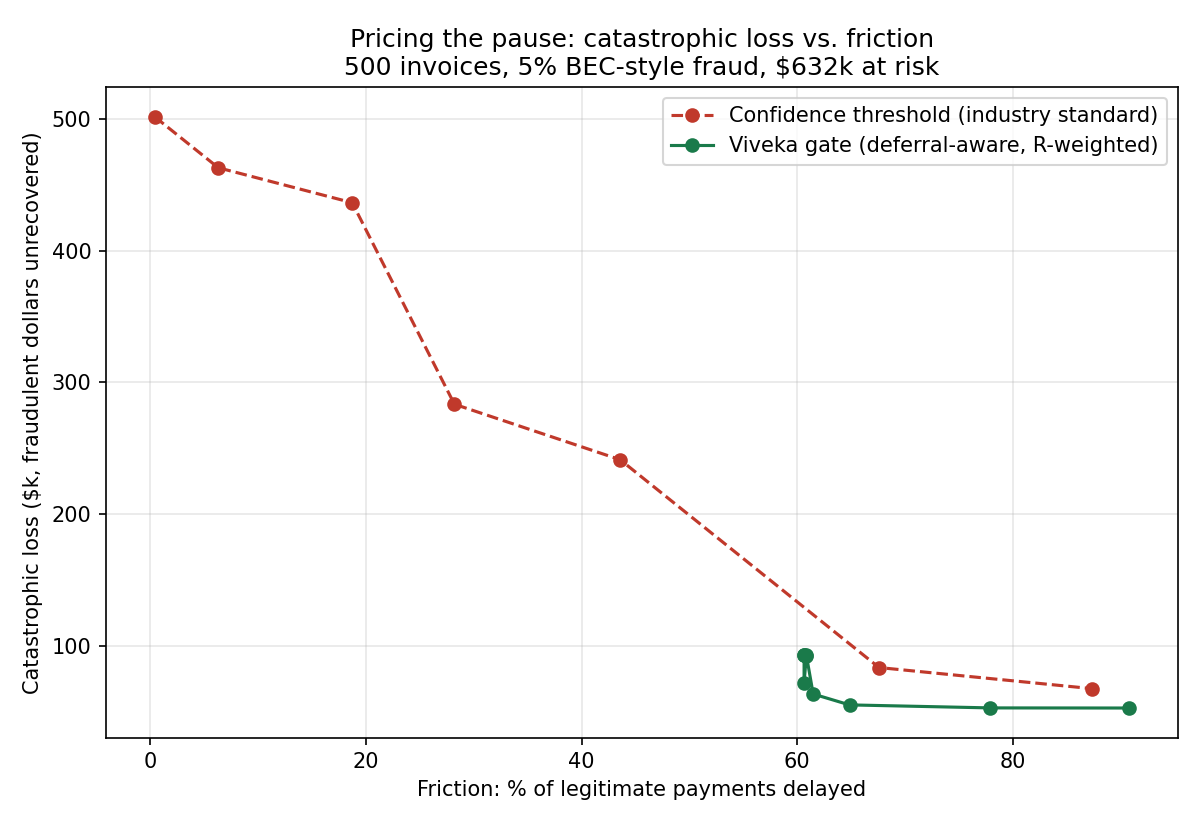

Write Python code to recreate this figure.
"""
Trace the loss/friction frontier for the Viveka gate by sweeping the effective
price of human review (a risk-tolerance dial), and compare against the fixed
baselines A (raw agent) and B (confidence threshold 0.85).

Fair test: does the gate's frontier pass BELOW baseline B — i.e. at B's
friction level, does the gate lose fewer catastrophic dollars?
"""

import numpy as np
import pandas as pd
import matplotlib
matplotlib.use("Agg")
import matplotlib.pyplot as plt
from gate import Transaction, GateConfig, decide
from benchmark import make_invoices
from recovery_model import simulate_recovery

def exp_loss(amount, bank):
    R = simulate_recovery(amount, bank, n_samples=2000)["R"]
    return amount * (1.0 - R)

RNG = np.random.default_rng(7)


def run_gate(df, cfg, seed=11):
    rng = np.random.default_rng(seed)
    cat_loss = friction_ct = 0.0
    legit_ct = (~df.fraud).sum()
    for _, r in df.iterrows():
        tx = Transaction(r.amount, r.bank, r.confidence, r.new_payee)
        action = decide(tx, cfg)["decision"]
        if action == "execute":
            if r.fraud:
                cat_loss += exp_loss(r.amount, r.bank)
        elif action == "escalate":
            if r.fraud:
                cat_loss += (1 - cfg.human_catch_rate) * exp_loss(r.amount, r.bank)
            else:
                friction_ct += 1
        else:  # decompose
            catch = 0.80 if r.new_payee else 0.30
            if r.fraud:
                cat_loss += (1 - catch) * exp_loss(r.amount, r.bank)
            else:
                friction_ct += 1
    return cat_loss, 100.0 * friction_ct / legit_ct


def run_threshold(df, thresh, seed=11):
    rng = np.random.default_rng(seed)
    cat_loss = friction_ct = 0.0
    legit_ct = (~df.fraud).sum()
    for _, r in df.iterrows():
        if r.confidence > thresh:
            if r.fraud:
                cat_loss += exp_loss(r.amount, r.bank)
        else:
            if r.fraud:
                cat_loss += 0.10 * exp_loss(r.amount, r.bank)
            else:
                friction_ct += 1
    return cat_loss, 100.0 * friction_ct / legit_ct


if __name__ == "__main__":
    df = make_invoices()

    # Gate frontier: sweep review labor cost (risk-tolerance dial)
    gate_pts = []
    for labor in [30, 60, 120, 250, 500, 1000, 2000, 4000, 8000]:
        cfg = GateConfig(review_labor_cost=labor)
        loss, fric = run_gate(df, cfg)
        gate_pts.append((fric, loss, labor))
        print(f"gate  labor=${labor:>5}  friction={fric:5.1f}%  loss=${loss:>10,.0f}")

    # Threshold frontier: sweep confidence threshold
    th_pts = []
    for t in [0.5, 0.7, 0.8, 0.85, 0.9, 0.95, 0.98]:
        loss, fric = run_threshold(df, t)
        th_pts.append((fric, loss, t))
        print(f"thresh t={t:.2f}       friction={fric:5.1f}%  loss=${loss:>10,.0f}")

    g = pd.DataFrame(gate_pts, columns=["friction", "loss", "param"]).sort_values("friction")
    th = pd.DataFrame(th_pts, columns=["friction", "loss", "param"]).sort_values("friction")

    fig, ax = plt.subplots(figsize=(8, 5.5))
    ax.plot(th.friction, th.loss / 1000, "o--", color="#c0392b", label="Confidence threshold (industry standard)")
    ax.plot(g.friction, g.loss / 1000, "o-", color="#1a7a4a", label="Viveka gate (deferral-aware, R-weighted)")
    ax.set_xlabel("Friction: % of legitimate payments delayed")
    ax.set_ylabel("Catastrophic loss ($k, fraudulent dollars unrecovered)")
    ax.set_title("Pricing the pause: catastrophic loss vs. friction\n500 invoices, 5% BEC-style fraud, $632k at risk")
    ax.legend()
    ax.grid(alpha=0.3)
    fig.tight_layout()
    fig.savefig("frontier.png", dpi=150)
    g.to_csv("frontier_gate.csv", index=False)
    th.to_csv("frontier_threshold.csv", index=False)
    print("\nSaved frontier.png")
